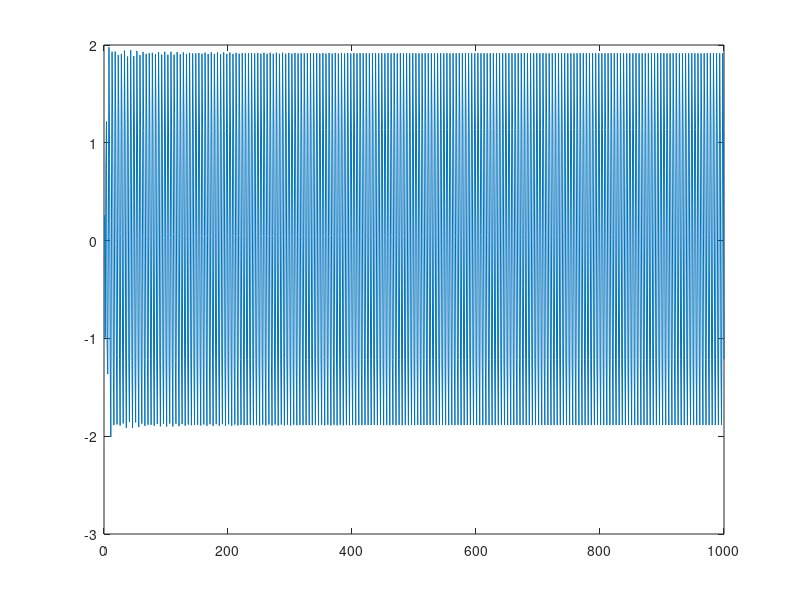

The MATLAB script that drew this image:
% 2.1

Ts = 0.002;
f1 = 100;
M = 1000;

x(1:M) = 0;
for n = 1:M
    x(n) = cos(2* pi * (n-1) * Ts) + 2 * cos(2*pi*f1 * (n-1)*Ts);
end
plot(x);

fc = f1*Ts*1.4;
fp = 0.28; % passband
fs = 0.99; % stopband

[b1,a1] = butter(16, fc, 'low');
% 'bandpass' specifies a bandpass filter of order 2n 
% if Wn is a two-element vector. 
% 'bandpass' is the default when Wn has two elements.
[b2,a2] = butter((16 / 2), [fp fs], 'bandpass');
y1=filter(b1,a1,x);
plot(y1);
y2=filter(b2,a2,x);
plot(y2);